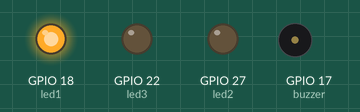
Bench run of a program on a simulated Raspberry Pi (BCM pin numbers). Parts: output pins drawn as LEDs (lit = HIGH), buzzer (waves = sounding, pin HIGH).

Above: at 0.1 s.
At 60.1 s:
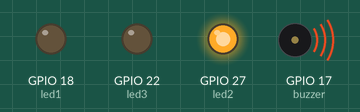
At 65.1 s:
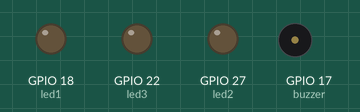
At 70.1 s:
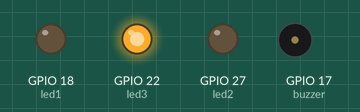
Timing chart, 0 to 71.6 s (numbered marks = the images above):
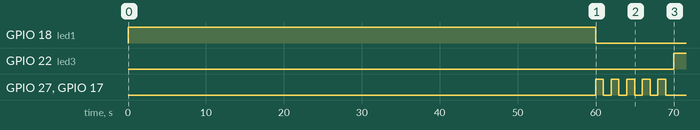

The program:

LEDandBuzzer.py
```python
import RPi.GPIO as GPIO
from time import sleep

GPIO.setmode(GPIO.BCM)
GPIO.setwarnings(False)

while True:
    #first
    led1 = 18
    GPIO.setup(led1,GPIO.OUT)
    GPIO.output(led1,1)
    sleep(60)
    GPIO.output(led1,0)

    #second
    led2 = 27
    GPIO.setup(led2,GPIO.OUT)
    buzzer = 17
    GPIO.setup(buzzer,GPIO.OUT)
    for i in range(5):
        GPIO.output(led2,1)
        GPIO.output(buzzer,True)
        sleep(1)
        GPIO.output(led2,0)
        GPIO.output(buzzer,False)
        sleep(1)

    #third
    led3 = 22
    GPIO.setup(led3,GPIO.OUT)
    GPIO.output(led3,1)
    sleep(60)
    GPIO.output(led3,0)

    #fourth
    for i in range(3):
        GPIO.output(led2,1)
        GPIO.output(buzzer,True)
        sleep(1)
        GPIO.output(led2,0)
        GPIO.output(buzzer,False)
        sleep(1)

GPIO.cleanup()
```

Measured:
- by itself, GPIO 18 (led1): LOW → HIGH at 0.00 s, → LOW 60.0 s later
- by itself, GPIO 22 (led3): LOW → HIGH at 70.0 s
- by itself, GPIO 27 (led2), GPIO 17 (buzzer): LOW → HIGH at 60.0 s, → LOW 1.0 s later, → HIGH 1.0 s later, → LOW 1.0 s later, … (10 changes in this stretch)
